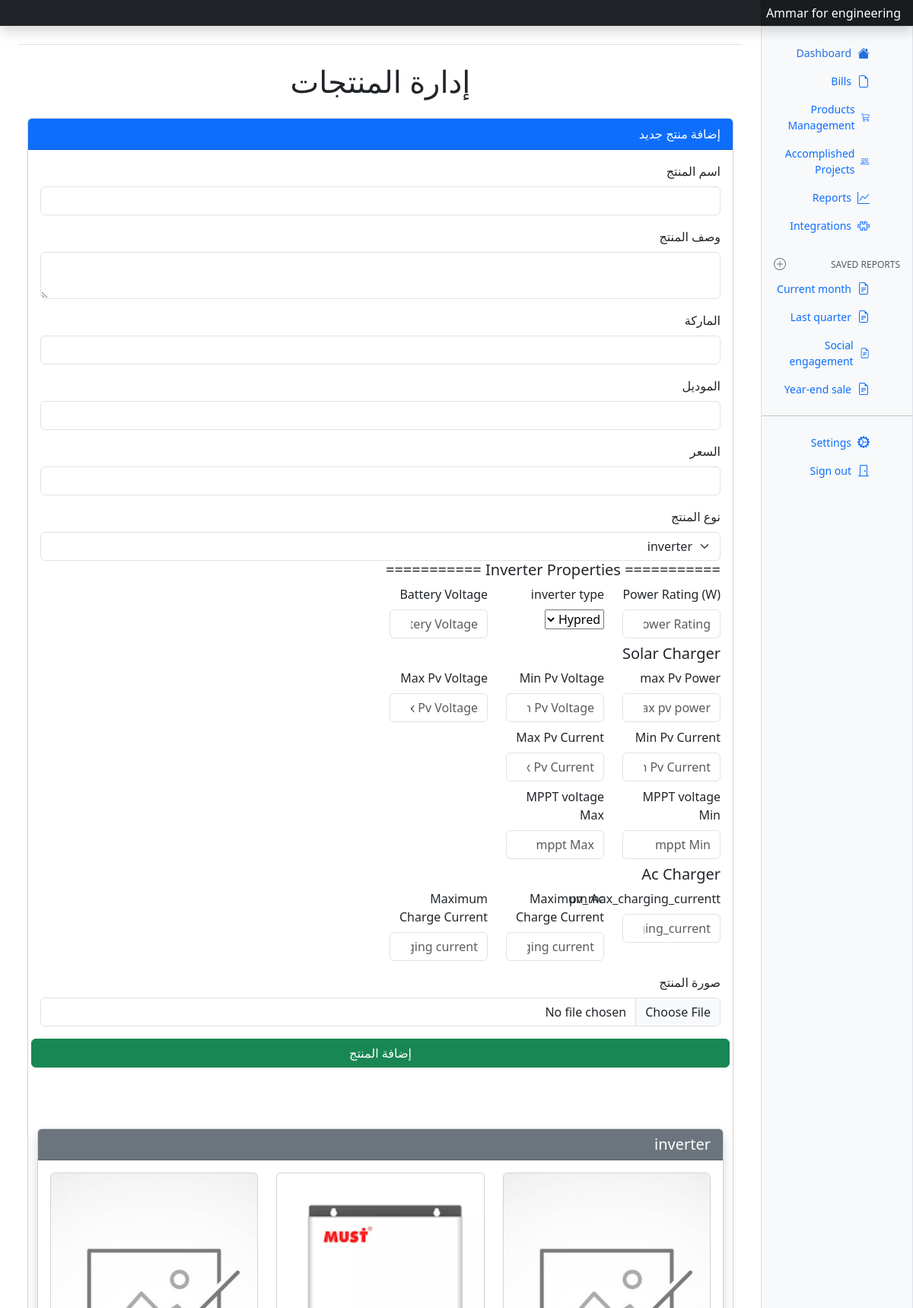
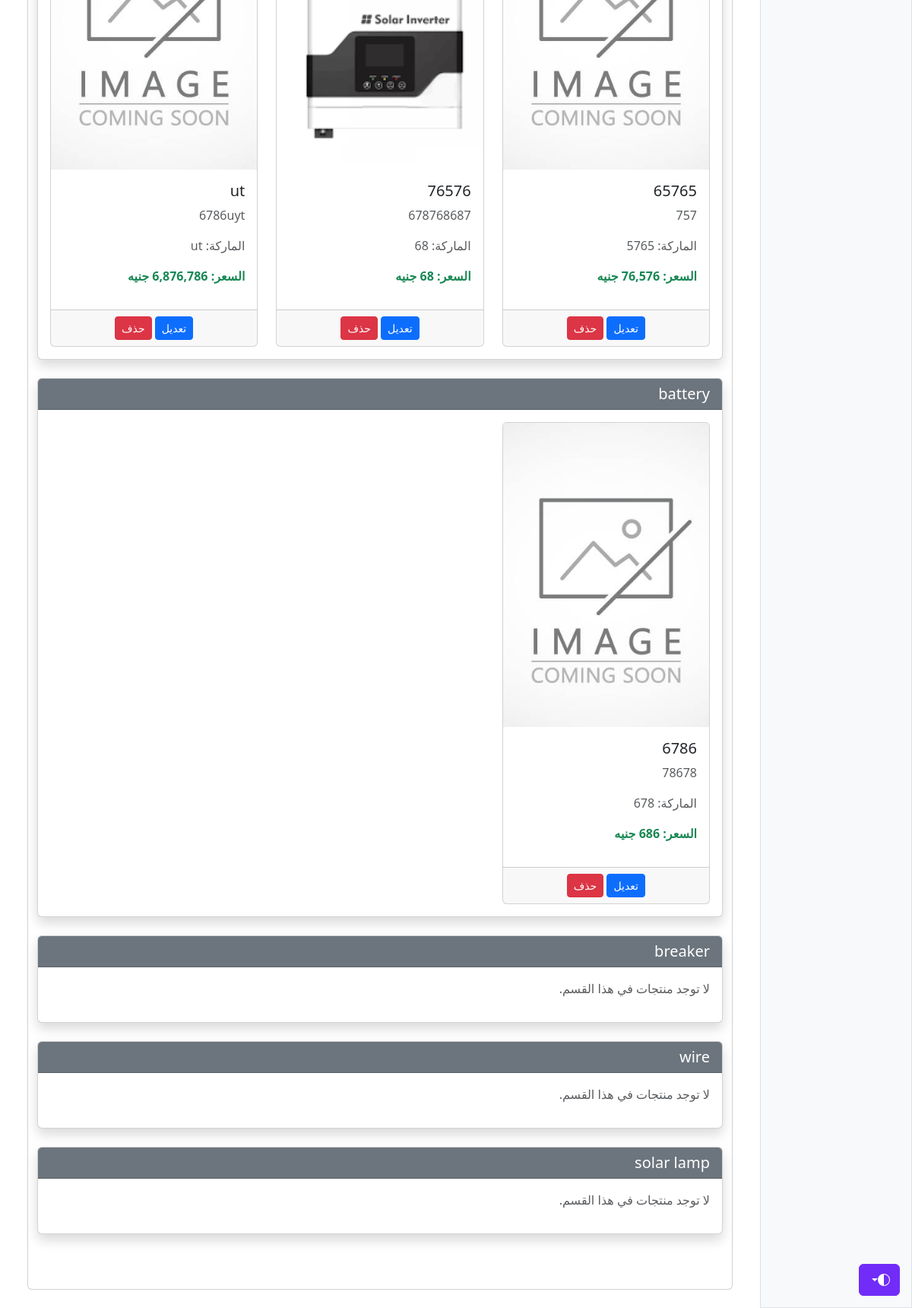
Screenshot of /admin/products (signed in) with the database file from the repository (2 pictures, top to bottom).
### app/models/products.py (models this page shows, shortened)
class ProductType(db.Model):
    __tablename__ = 'product_types'
    id = db.Column(db.Integer, primary_key=True)
    name = db.Column(db.String(255), nullable=False, unique=True)  # Ensures each type name is unique
    description = db.Column(db.Text, nullable=True)  # Additional details about the product type
    products = db.relationship('Product', backref='type', lazy=True)

class Product(db.Model):
    __tablename__ = 'products'
    id = db.Column(db.Integer, primary_key=True)
    name = db.Column(db.String(255), nullable=False)  # Name of the product
    description = db.Column(db.Text, nullable=True)  # Optional detailed description
    brand = db.Column(db.String(255), nullable=False)  # Brand information
    model = db.Column(db.String(255), nullable=False)  # Model information
    price = db.Column(db.Numeric(10, 2), nullable=False)  # Price with precision up to 2 decimal places
    created_at = db.Column(db.DateTime, default=db.func.current_timestamp())  # Auto-set timestamp
    updated_at = db.Column(db.DateTime, default=db.func.current_timestamp(), onupdate=db.func.current_timestamp())  # Updates on changes
    image_url = db.Column(db.Text, nullable=True)  # URL for product image
    product_type_id = db.Column(db.Integer, db.ForeignKey('product_types.id'), nullable=False)
    product_inverter = db.relationship('Inverter', backref='product_inverter', cascade="all, delete-orphan", uselist=False)
    product_battery = db.relationship('Battery', backref='product_battery', cascade="all, delete-orphan", uselist=False)
    product_panel = db.relationship('Panel', backref='product_panel', cascade="all, delete-orphan", uselist=False)
    product_wire = db.relationship('Wire', backref='product_wire', cascade="all, delete-orphan", uselist=False)
    product_breaker = db.relationship('Breaker', backref='product_breaker', cascade="all, delete-orphan", uselist=False)
    product_solar_lamp = db.relationship('SolarLamp', backref='product_solar_lamp', cascade="all, delete-orphan", uselist=False)

### app/routes/admin_routes.py (the view)
@admin_bp.route('/products')
@login_required
def products():
    try:
        product_types = ProductType.query.options(db.joinedload(ProductType.products)).all()
        return render_template('admin/products.html', product_types=product_types , types = inverter_types)
    except Exception as e:
        return {"error": str(e)}, 500

### app/__init__.py (called while the page is built)
@login_manager.user_loader
def load_user(user_id):
    from app.models.admins import Admin  # Import inside the function to avoid circular imports
    return Admin.query.get(int(user_id))  # Return the user by their ID

### app/templates/admin/products.html (shortened to what this page needs)
<!DOCTYPE html>
<html lang="ar" dir="rtl">
<head>
    <link href="https://cdn.jsdelivr.net/npm/bootstrap@5.3.0/dist/css/bootstrap.min.css" rel="stylesheet">
    <link rel="stylesheet" href="{{ url_for('static', filename='styles/dashboard.css') }}">
    <link rel="stylesheet" href="{{ url_for('static', filename='styles/dashboard.rtl.css') }}">
    <link rel="stylesheet" href="https://cdn.jsdelivr.net/npm/@docsearch/css@3">
<link href="{{url_for('static', filename='styles/bootstrap.min.css')}}" rel="stylesheet">
</head>
<body  onload="showProductProperties(productType.value)">
    {% include 'admin/dashboard_base.html' %}
    <div class="container mt-4">
        <h1 class="text-center">إدارة المنتجات</h1>
        <div class="card my-4">
            <div class="card-header bg-primary text-white">
                إضافة منتج جديد
            </div>
            <div class="card-body">
                <form id="product_form" action="{{ url_for('admin.add_product') }}" method="POST" enctype="multipart/form-data" onsubmit="return prepareForm(this)">
                    <div class="mb-3">
                        <label for="name" class="form-label">اسم المنتج</label>
                        <input type="text" name="name" id="name" class="form-control" required>
                    </div>
                    <div class="mb-3">
                        <label for="description" class="form-label">وصف المنتج</label>
                        <textarea name="description" id="description" class="form-control"></textarea>
                    </div>
                    <div class="mb-3">
                        <label for="brand" class="form-label">الماركة</label>
                        <input type="text" name="brand" id="brand" class="form-control">
                    </div>
                    <div class="mb-3">
                        <label for="model" class="form-label">الموديل</label>
                        <input type="text" name="model" id="model" class="form-control">
                    </div>
                    <div class="mb-3">
                        <label for="price" class="form-label">السعر</label>
                        <input type="number" name="price" id="price" step="0.01" class="form-control" required>
                    </div>
                    <div class="mb-3">
                        <label for="productType" class="form-label">نوع المنتج</label>
                        <select name="productType" id="productType" class="form-select" onchange="showProductProperties(this.value)">
                            {% for product_type in product_types %}
                                <option value="{{ product_type.name }}">{{ product_type.name }}</option>
                            {% endfor %}
                        </select>
                <div id="hide">
                    <div id="inverterProperties" class="product-properties mb-3" style="display: none;">
                        {% include 'admin/products_properties/inverter_properties.html' %}
                    </div>
                </div>
                    <div class="row mb-2">
                        <div class="mb-3">
                            <label for="image" class="form-label">صورة المنتج</label>
                            <input type="file" name="image" id="image" class="form-control" required>
                        </div>
                        <button type="submit" class="btn btn-success">إضافة المنتج</button>
                    </div>
                </form>
            </div>
        </div>
<div class="container my-5">
    {% for product_type in product_types %}
        <div class="card mb-4 shadow">
            <div class="card-header bg-secondary text-white">
                <h5 class="mb-0">{{ product_type.name }}</h5>
            </div>
            <div class="card-body">
                {% if product_type.products %}
                    <div class="row g-4">
                        {% for product in product_type.products %}
                            <div class="col-md-4">
                                <div class="card h-100">
                                    <img src="{{ url_for('static', filename=product.image_url if product.image_url else 'uploads/default.jpg') }}"
                                         class="card-img-top" alt="{{ product.name }}" style="height: 400px; object-fit: cover;">
                                    <div class="card-body">
                                        <h5 class="card-title">{{ product.name }}</h5>
                                        <p class="card-text text-muted">{{ product.description or 'لايوجد وصف' }}</p>
                                        <p class="text-muted">الماركة: {{ product.brand or 'غير معروف' }}</p>
                                        <p class="text-success fw-bold">السعر: {{ product.price | currency }} جنيه</p>
                                    </div>
                                    <div class="card-footer text-center">
                                        <button class="btn btn-primary btn-sm" data-bs-toggle="modal" data-bs-target="#updateModal{{ product.id }}">
                                            تعديل
                                        </button>
                                        <form action="{{ url_for('admin.delete_product', product_id=product.id) }}" method="POST" class="d-inline">
                                            <button type="submit" class="btn btn-danger btn-sm" onclick="return confirm('هل أنت متأكد من الحذف؟')">حذف</button>
                                        </form>
                                    </div>
                                </div>
                            </div>
                        {% endfor %}
                    </div>
                {% else %}
                    <p class="text-muted">لا توجد منتجات في هذا القسم.</p>
                {% endif %}
            </div>
        </div>
    {% endfor %}
</div>
</body>
</html>

### rows the page displays
ProductType: name "inverter"
Product: name "65765", description "757", brand "5765", price "76,576"
Product: image_url+name (picture), name "76576", description "678768687", brand "68"
Product: name "ut", description "6786uyt", brand "ut", price "6,876,786"
ProductType: name "battery"
Product: name "6786", description "78678", brand "678"
ProductType: name "breaker", shows "لا توجد منتجات في هذا القسم."
ProductType: name "wire", shows "لا توجد منتجات في هذا القسم."
ProductType: name "solar lamp", shows "لا توجد منتجات في هذا القسم."

### other values shown
form field productType "inverter"
form field inverter_type "Hypred"
